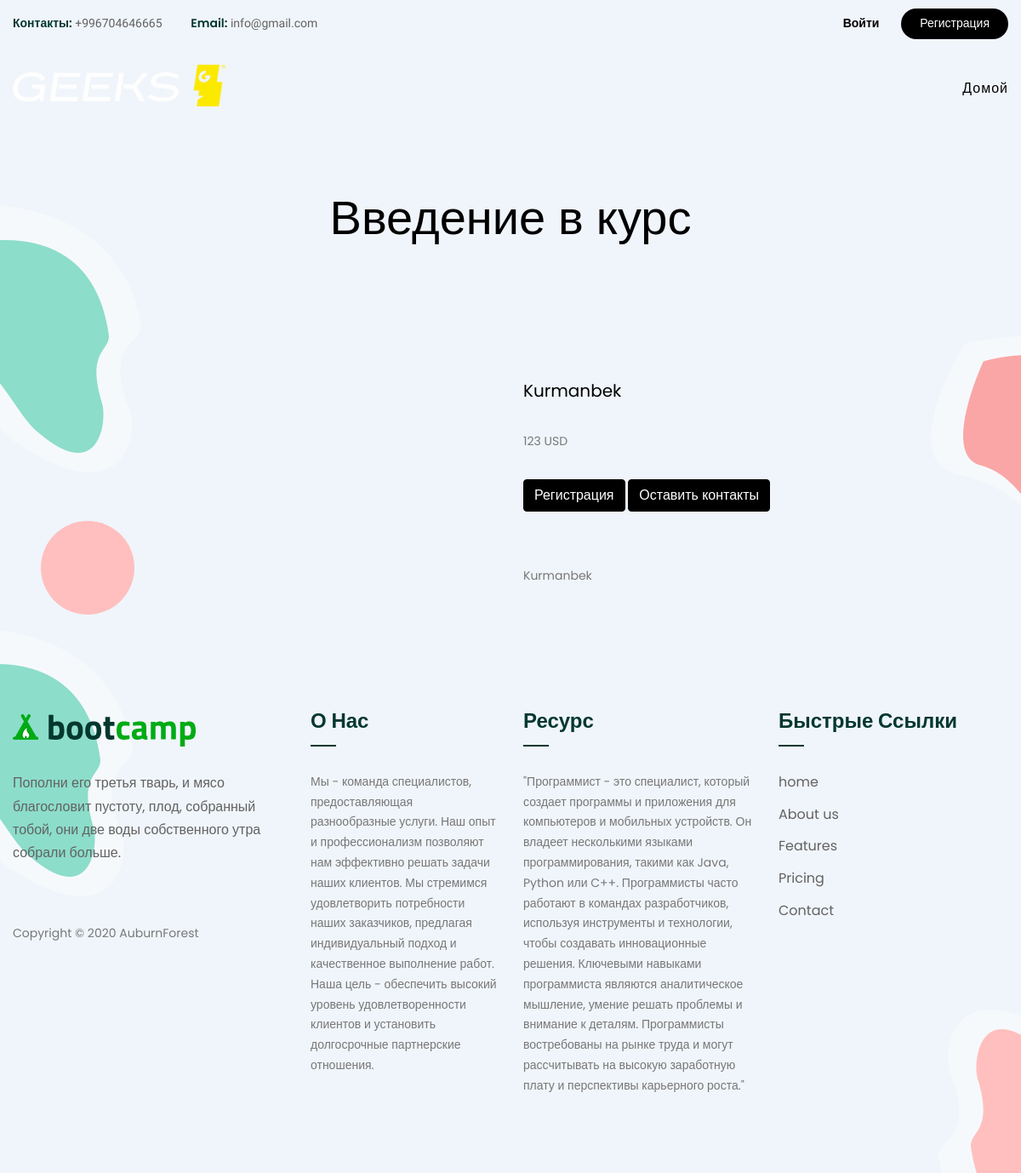
/product/1/, run on the app's committed database.
### apps/setting/models.py (models this page shows, shortened)
class Setting(models.Model):
    title = models.CharField(
        max_length=(255),
        verbose_name="Название сайта"
    )
    description = models.TextField(
        verbose_name="Описание сайта"
    )
    logo = models.ImageField(
        upload_to="logo/"
    )
    students = models.IntegerField(
        verbose_name="Количество студентов",
        blank=True,null=True
    )
    class Meta:
        verbose_name = "Настройка"
        verbose_name_plural = "Настройки"

### apps/products/models.py (models this page shows, shortened)
class Products(models.Model):
    title = models.CharField(
        max_length=255,
        verbose_name="Название продукта"
    )
    description = models.CharField(
        max_length=300,
        verbose_name= "Описание продукта"
    )
    product_image = models.ImageField(
        upload_to= 'product_images/',
        verbose_name="Фотография продукта"
    )
    price = models.PositiveBigIntegerField(
        verbose_name="Цена"
    )
    currency = models.ForeignKey(
        Currency,
        on_delete=models.CASCADE,
        related_name="product_currency",
        verbose_name="Название валюты"
    )
    class Meta:
        verbose_name = "Продукт"
        verbose_name_plural = "Продукты"

class Currency(models.Model):
    name_currency = models.CharField(
        max_length=50,
        verbose_name="Название валюты"
    )
    def __str__(self) -> str:
        return self.name_currency
    class Meta:
        verbose_name = "Валюта"
        verbose_name_plural = "Валюты"

### apps/products/views.py (the view)
# urls.py: path('product/<int:id>/', product_detail, name="product_detail"),
def product_detail(request, id):
    setting = Setting.objects.latest('id')
    product = Products.objects.get(id = id)
    context = {
        'setting': setting,
        'product': product,
    }
    return render(request, 'course-detail.html', context)

### templates/course-detail.html (shortened to what this page needs)
{% extends 'course/homepage.html' %}
{% load static %}
{% block content %}
<div class="page-wrapper">
	{% include 'course/header.html' %}
    <section class="page-title">
        <div class="auto-container">
			<h1 style="color: black;">Введение в курс</h1>
        </div>
    </section>
	<section class="intro-section">
		<div class="patern-layer-one paroller" data-paroller-factor="0.40" data-paroller-factor-lg="0.20" data-paroller-type="foreground" data-paroller-direction="vertical" style="background-image: url(images/icons/icon-1.png)"></div>
		<div class="patern-layer-two paroller" data-paroller-factor="0.40" data-paroller-factor-lg="-0.20" data-paroller-type="foreground" data-paroller-direction="vertical" style="background-image: url(images/icons/icon-2.png)"></div>
		<div class="circle-one"></div>
		<section class="bg-item-detail d-table w-100">
            <div class="container">
                <div class="row">
                    <div class="col-md-6">
                        <div class="sticky-bar">
                        </div>
                    </div>
                    <div class="col-md-6 mt-4 pt-2 mt-sm-0 pt-sm-0">
                        <div class="ms-lg-5">
                            <div class="title-heading">
								<h5><a style="color: black;" href="{% url 'product_detail' product.id%}">{{ product.title }}</a></h5>
							</div>
                            <div class="row">
                                <div class="col-md-6 mt-4 pt-2">
									<div class="price">{{ product.price }} {{ product.currency }}</div>
                                </div>
                                <div class="col-12 mt-4 pt-2">
									<a style="border-color: black; background-color: black;" href="#" class="btn btn-l btn-pills btn-primary me-2" data-bs-toggle="modal" data-bs-target="#NftBid">Регистрация</a>
									<a style="border-color: black; background-color: black;" href="#" class="btn btn-l btn-pills btn-primary" data-bs-toggle="modal" data-bs-target="#NftBuynow">Оставить контакты</a>
                                </div>
                            </div>
                            <div class="row mt-4 pt-2">
                                <div class="col-12">
                                    <div class="tab-content mt-4 pt-2" id="myTabContent">
                                        <div class="tab-pane fade show active" id="detailItem" role="tabpanel" aria-labelledby="detail-tab">
											<div class="text">{{ product.description }}</div>
                                        </div>
                                    </div>
                                </div>
                            </div>
                        </div>
                    </div>
                </div>
            </div>
        </section>
	</section>
	<footer class="main-footer">
		<div class="pattern-layer paroller" data-paroller-factor="0.60" data-paroller-factor-lg="0.20" data-paroller-type="foreground" data-paroller-direction="vertical" style="background-image:url(images/icons/icon-1.png)"></div>
		<div class="pattern-layer-two data-paroller-factor="0.60" data-paroller-factor-lg="0.20" data-paroller-type="foreground" data-paroller-direction="vertical" style="background-image:url(images/icons/icon-3.png)"></div>
		<div class="auto-container">
            <div class="widgets-section">
            	<div class="row clearfix">
                    <div class="big-column col-lg-6 col-md-12 col-sm-12">
                        <div class="row clearfix">
                            <div class="footer-column col-lg-7 col-md-6 col-sm-12">
                                <div class="footer-widget logo-widget">
									<div class="logo">
                                    	<a href="index.html"><img src="images/footer-logo.png" alt="" /></a>
                                    </div>
									<div class="text">Пополни его третья тварь, и мясо благословит пустоту, плод, собранный тобой, они две воды собственного утра собрали больше.</div>
									<div class="social-box">
										<a href="#" class="fa fa-facebook"></a>
										<a href="#" class="fa fa-instagram"></a>
										<a href="#" class="fa fa-twitter"></a>
										<a href="#" class="fa fa-google"></a>
										<a href="#" class="fa fa-pinterest-p"></a>
									</div>
									<div class="copyright">Copyright &copy; 2020 AuburnForest</div>
								</div>
							</div>
                            <div class="footer-column col-lg-5 col-md-6 col-sm-12">
                                <div class="footer-widget links-widget">
									<h4>О нас</h4>
									<ul class="links-widget">
										<li>Мы - команда специалистов, предоставляющая разнообразные услуги. Наш опыт и профессионализм позволяют нам эффективно решать задачи наших клиентов. Мы стремимся удовлетворить потребности наших заказчиков, предлагая индивидуальный подход и качественное выполнение работ. Наша цель - обеспечить высокий уровень удовлетворенности клиентов и установить долгосрочные партнерские отношения.</li>
									</ul>
								</div>
							</div>
						</div>
					</div>
                    <div class="big-column col-lg-6 col-md-12 col-sm-12">
                        <div class="row clearfix">
                            <div class="footer-column col-lg-6 col-md-6 col-sm-12">
                                <div class="footer-widget links-widget">
									<h4>Ресурс</h4>
									<ul class="links-widget">
										<li>
											"Программист - это специалист, который создает программы и приложения для компьютеров и мобильных устройств. Он владеет несколькими языками программирования, такими как Java, Python или C++. Программисты часто работают в командах разработчиков, используя инструменты и технологии, чтобы создавать инновационные решения. Ключевыми навыками программиста являются аналитическое мышление, умение решать проблемы и внимание к деталям. Программисты востребованы на рынке труда и могут рассчитывать на высокую заработную плату и перспективы карьерного роста."</li>
									</ul>
								</div>
							</div>
                            <div class="footer-column col-lg-6 col-md-6 col-sm-12">
                                <div class="footer-widget links-widget">
									<h4>Быстрые ссылки</h4>
									<ul class="links-widget">
										<li><a href="{% url 'index' %}">home</a></li>
										<li><a href="#">About us</a></li>
										<li><a href="#">Features</a></li>
										<li><a href="#">Pricing</a></li>
										<li><a href="#">Contact</a></li>
									</ul>
								</div>
							</div>
						</div>
					</div>
				</div>
			</div>
		</div>
	</footer>
</div>
{% endblock %}

### templates/course/header.html (shortened to what this page needs)
{% load static %}
<header class="main-header header-style-one">
    <div class="header-top" >
        <div class="auto-container" >
            <div class="clearfix">
                <div class="top-left pull-left clearfix">
                    <ul class="info-list">
                        <li><span>Контакты:</span><a href="tel:+123-456-7890"> +996704646665</a></li>
                        <li><span>Email:</span><a href="mailto:info@yourcompany.com"> info@gmail.com</a></li>
                    </ul>
                </div>
                <div class="top-right pull-right clearfix">
                    <ul class="login-nav">
                        <li><a href="login.html">Войти</a></li>
                        <li><a style="background-color:rgb(0, 0, 0) ;" href="register.html">Регистрация</a></li>
                    </ul>
                </div>
            </div>
        </div>
    </div>
    <div style="background-color:#f0f5fb;" class="header-upper">
        <div class="auto-container">
            <div class="clearfix">
                <div class="pull-left logo-box">
                    <div class="logo"><a href="{% url 'index' %}"><img src="{{ setting.logo.url }}" width="250px" alt="" title="Bootcamp"></a></div>
                </div>
                   <div class="nav-outer clearfix">
                    <nav class="main-menu show navbar-expand-md">
                        <div class="navbar-collapse collapse clearfix" id="navbarSupportedContent" >
                            <ul class="navigation clearfix">
                                <li class="current dropdown"><a style="color:rgb(0, 0, 0);" href="{% url 'index' %}">Домой</a></li>
                            </ul>
                        </div>
                    </nav>
                </div>
            </div>
        </div>
    </div>
</header>

### data on the page
Setting: logo (picture)
Products: title "Kurmanbek", price "123", currency "USD", description "Kurmanbek"
